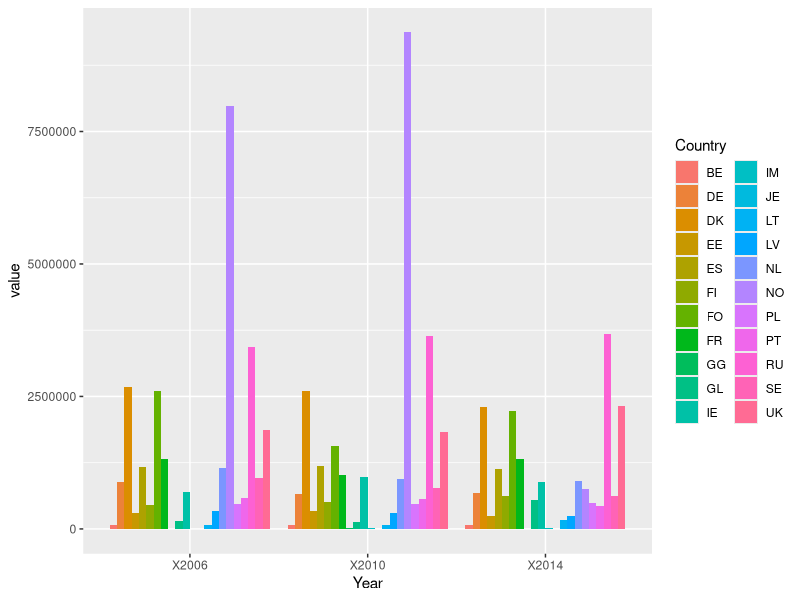
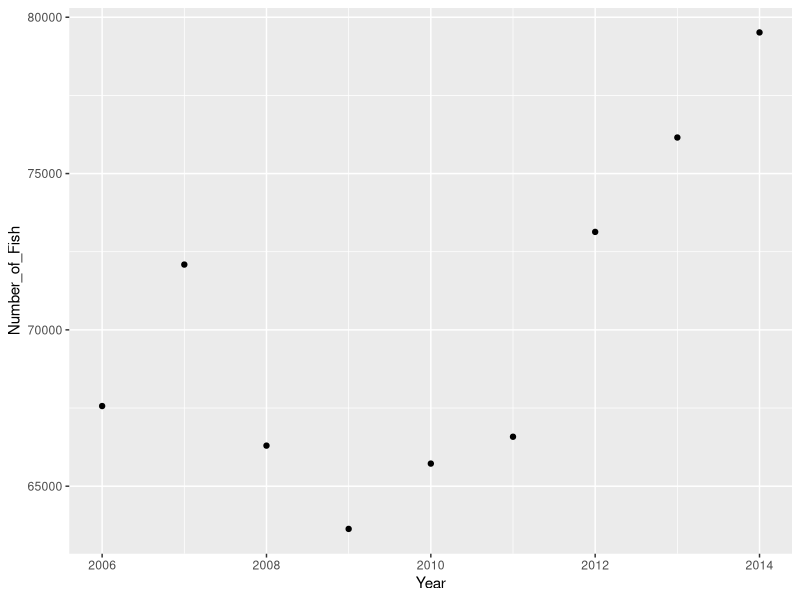
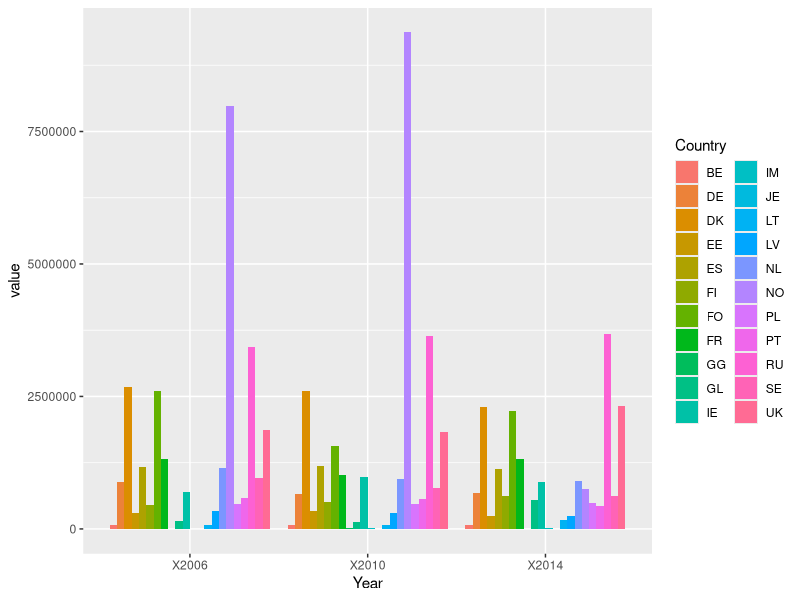
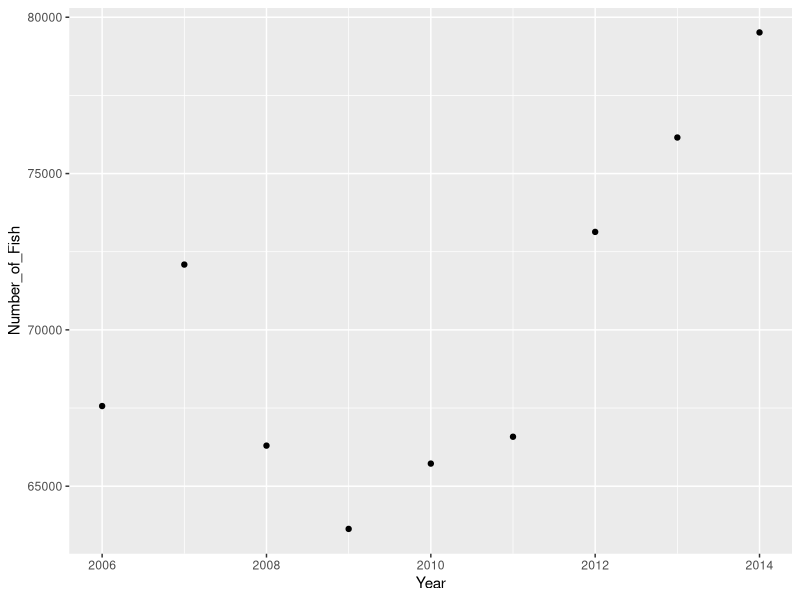

Generate these figures, in order, with R:
## ---- chunk 1
library(dplyr)
library(ggplot2)
library(tidyverse)
## ---- chunk 2
all_data<-read.csv("Raw_Data/fish_catches.csv")
head(all_data)
## ---- chunk 3
#Belgium catches
BE<-filter(all_data,Country=="BE")
sum(BE[,5])
sum(BE[,9])
sum(BE[,13])

#Germany catches
DE<-filter(all_data,Country=="DE")
sum(DE[,5])
sum(DE[,9])
sum(DE[,13])

#Denmark catches
DK<-filter(all_data,Country=="DK")
sum(DK[,5])
sum(DK[,9])
sum(DK[,13])

#Estonia catches
EE<-filter(all_data,Country=="EE")
sum(EE[,5])
sum(EE[,9])
sum(EE[,13])

#Spain catches
ES<-filter(all_data,Country=="ES")
sum(ES[,5])
sum(ES[,9])
sum(ES[,13])

#Finland catches
FI<-filter(all_data,Country=="FI")
sum(FI[,5])
sum(FI[,9])
sum(FI[,13])

#Faroe Islands catches
FO<-filter(all_data,Country=="FO")
sum(FO[,5])
sum(FO[,9])
sum(FO[,13])

#France Catches
FR<-filter(all_data,Country=="FR")
sum(FR[,5])
sum(FR[,9])
sum(FR[,13])

#UK (Chanel Island Guersney) catches
GG<-filter(all_data,Country=="GG")
sum(GG[,5])
sum(GG[,9])
sum(GG[,13])

#Greenland catches
GL<-filter(all_data,Country=="GL")
sum(GL[,5])
sum(GL[,9])
sum(GL[,13])

#Ireland catches
IE<-filter(all_data,Country=="IE")
sum(IE[,5])
sum(IE[,9])
sum(IE[,13])

#UK (Isle of Man) catches
IM<-filter(all_data,Country=="IM")
sum(IM[,5])
sum(IM[,9])
sum(IM[,13])

#UK (Channel Island Jersey) Catches
JE<-filter(all_data,Country=="JE")
sum(JE[,5])
sum(JE[,9])
sum(JE[,13])

#Lithuania catches
LT<-filter(all_data,Country=="LT")
sum(LT[,5])
sum(LT[,9])
sum(BE[,13])

#Latvia catches
LV<-filter(all_data,Country=="LV")
sum(LV[,5])
sum(LV[,9])
sum(LV[,13])

#Netherlands catches
NL<-filter(all_data,Country=="NL")
sum(NL[,5])
sum(NL[,9])
sum(NL[,13])

#Norway catches
NO<-filter(all_data,Country=="NO")
sum(NO[,5])
sum(NO[,9])
sum(NO[,13])

#Poland catches
PL<-filter(all_data,Country=="PL")
sum(PL[,5])
sum(PL[,9])
sum(PL[,13])

#Portugal catches
PT<-filter(all_data,Country=="PT")
sum(PT[,5])
sum(PT[,9])
sum(PT[,13])

#Russia catches
RU<-filter(all_data,Country=="RU")
sum(RU[,5])
sum(RU[,9])
sum(RU[,13])

#Sweden catches
SE<-filter(all_data,Country=="SE")
sum(SE[,5])
sum(SE[,9])
sum(SE[,13])

#United Kingdom catches
UK<-filter(all_data,Country=="UK")
sum(UK[,5])
sum(UK[,9])
sum(UK[,13])


## ---- chunk 4
total_catch<-read.csv("Clean_Data/Total_catch.csv")
total_catch
data<-gather(total_catch,key, value, -Country)
data
ggplot(data, aes(key,value))+
  geom_bar(aes(fill=Country),stat="identity",position="dodge")+
  labs(x="Year")
ggsave("Figures/Country_Catches_Histogram.jpg")

## ---- chunk 5
fish_catch<-read.csv("Clean_Data/BelgiumCatch.csv")
head(fish_catch)
## ---- chunk 6
fourteen<-sum(fish_catch[,3])
fourteen
thirteen<-sum(fish_catch[,4])
thirteen
twelve<-sum(fish_catch[,5])
twelve
eleven<-sum(fish_catch[,6])
eleven
ten<-sum(fish_catch[,7])
ten
nine<-sum(fish_catch[,8])
nine
eight<-sum(fish_catch[,9])
eight
seven<-sum(fish_catch[,10])
seven
six<-sum(fish_catch[,11])
six
## ---- chunk 7
by_year <- matrix(c(2014, 79514,
                2013, 76153,
                2012, 73134,
                2011, 66582,
                 2010, 65723,
                 2009, 63634,
                2008, 66298, 
              2007, 72089,
                2006, 67564), byrow=T, nrow=9, ncol=2)
by_year
colnames(by_year)<-c("Year", "Number_of_Fish")
by_year
catch_per_year<-data.frame(by_year)
catch_per_year
ggplot(catch_per_year)+
  geom_point(aes(Year,Number_of_Fish))
ggsave("Figures/Belgium_Catches_per_Year_histogram.jpg")


## ---- chunk 8
ANF<-filter(fish_catch,Species=="ANF")
ANF
sum(ANF[,3])
